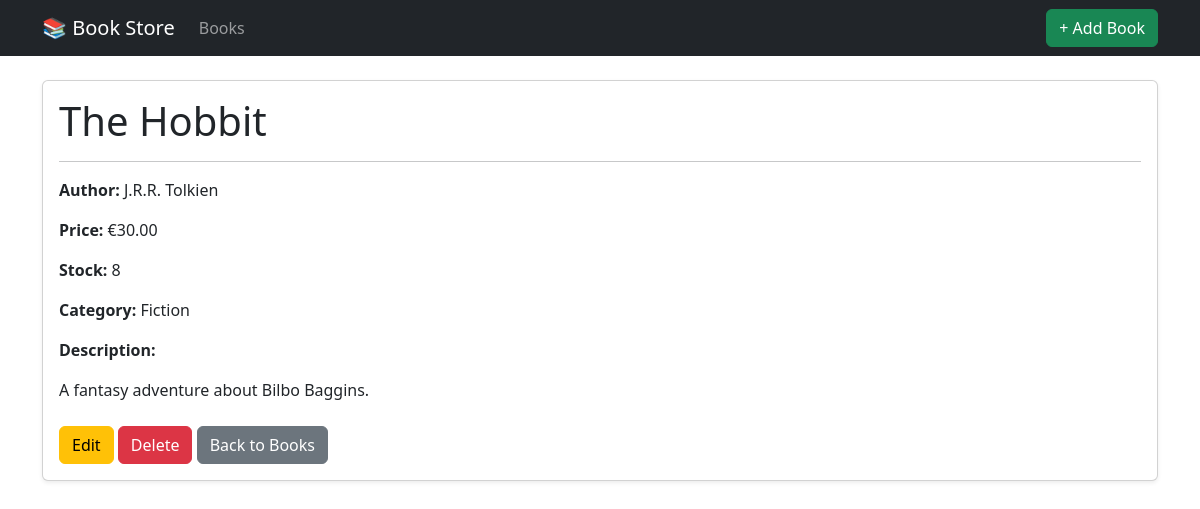
The app's page /book/5/ with its own data.
### books/models.py (models this page shows, shortened)
class Book(models.Model):
    title = models.CharField(max_length=255)
    author = models.CharField(max_length=255)
    price = models.DecimalField(max_digits=8, decimal_places=2)
    description = models.TextField(blank=True)
    stock = models.PositiveIntegerField(default=0)
    category = models.ForeignKey(
        Category,
        on_delete=models.CASCADE,
        related_name="books"
    )
    class Meta:
        verbose_name = "Book"
        verbose_name_plural = "Books"

class Category(models.Model):
    name = models.CharField(max_length=100)
    slug = models.SlugField(unique=True)
    class Meta:
        verbose_name = "Category"
        verbose_name_plural = "Categories"

### books/views.py (the view)
# urls.py: path('book/<int:pk>/', BookDetailView.as_view(), name='book_detail'),
class BookDetailView(DetailView):
    model = Book
    template_name = 'books/book_detail.html'
    context_object_name = 'book'

### books/templates/books/book_detail.html (shortened to what this page needs)
{% extends 'base.html' %}
{% block content %}
<div class="card shadow-sm">
    <div class="card-body">
        <h1 class="card-title">{{ book.title }}</h1>
        <hr>
        <p>
            <strong>Author:</strong>
            {{ book.author }}
        </p>
        <p>
            <strong>Price:</strong>
            €{{ book.price }}
        </p>
        <p>
            <strong>Stock:</strong>
            {{ book.stock }}
        </p>
        <p>
            <strong>Category:</strong>
            {{ book.category.name }}
        </p>
        <p>
            <strong>Description:</strong>
        </p>
        <p>
            {{ book.description }}
        </p>
        <div class="mt-4">
            <a href="{% url 'books:book_update' book.pk %}" class="btn btn-warning">
                Edit
            </a>
            <a href="{% url 'books:book_delete' book.pk %}" class="btn btn-danger">
                Delete
            </a>
            <a href="{% url 'books:book_list' %}" class="btn btn-secondary">
                Back to Books
            </a>
        </div>
    </div>
</div>
{% endblock %}

### records on screen
Book: title "The Hobbit", author "J.R.R. Tolkien", price "30.00", stock "8", category.name "Fiction", description "A fantasy adventure about Bilbo Baggins."
